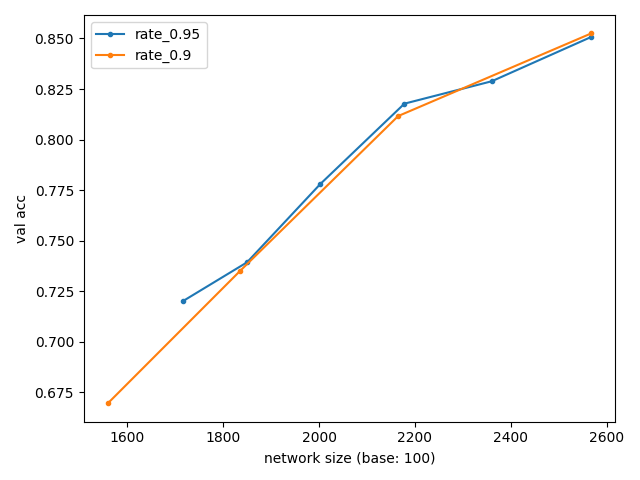

Write the Python code that produced this figure.
import os
import sys
import re
import torch
import torch.nn as nn
import torch.optim as optim
import matplotlib.pyplot as plt
import torch.nn.functional as F
import torchvision.models as models
import torchvision.transforms as transforms

from glob import glob
from PIL import Image
from architecuture import StudentNet

class MyDataset(torch.utils.data.Dataset):
    def __init__(self, folderName, transform = None):
        self.transform = transform
        self.data, self.label = [], []

        for img_path in sorted(glob(folderName + '/*.jpg')):
            try:
                class_idx = int(re.findall(re.compile(r'\d+'), img_path)[1])
            except:
                class_idx = 0

            image = Image.open(img_path)
            image_fp = image.fp
            image.load()
            image_fp.close()

            self.data.append(image)
            self.label.append(class_idx)

    def __len__(self):
        return len(self.data)

    def __getitem__(self, idx):
        if torch.is_tensor(idx):
            idx = idx.tolist()
        image = self.data[idx]
        if self.transform:
            image = self.transform(image)
        return image, self.label[idx]

def get_dataloader(mode = 'training', batch_size = 32, data_dir = './food-11'):
    assert mode in ['training', 'testing', 'validation']
    dataset = MyDataset(os.path.join(data_dir, mode), transform = trainTransform if mode == 'training' else testTransform)
    dataloader = torch.utils.data.DataLoader(dataset, batch_size = batch_size, shuffle = (mode == 'training'))
    return dataloader

def network_slimming(old_model, new_model):
    params = old_model.state_dict()
    new_params = new_model.state_dict()
    
    selected_idx = []
    for i in range(8):
        importance = params[f'cnn.{i}.1.weight']
        old_dim = len(importance)
        new_dim = len(new_params[f'cnn.{i}.1.weight'])
        ranking = torch.argsort(importance, descending = True)
        selected_idx.append(ranking[:new_dim])

    now_processed = 1
    for (name, p1), (name2, p2) in zip(params.items(), new_params.items()):
        if name.startswith('cnn') and p1.size() != torch.Size([]) and now_processed != len(selected_idx):
            if name.startswith(f'cnn.{now_processed}.3'):
                now_processed += 1

            if name.endswith('3.weight'):
                if len(selected_idx) == now_processed:
                    new_params[name] = p1[:,selected_idx[now_processed-1]]
                else:
                    new_params[name] = p1[selected_idx[now_processed]][:,selected_idx[now_processed-1]]
            else:
                new_params[name] = p1[selected_idx[now_processed]]
        else:
            new_params[name] = p1

    new_model.load_state_dict(new_params)
    return new_model

def run_epoch(dataloader, update = True, alpha = 0.5):
    total_num, total_hit, total_loss = 0, 0, 0
    for now_step, batch_data in enumerate(dataloader):
        optimizer.zero_grad()
        inputs, labels = batch_data
        inputs, labels = inputs.cuda(), labels.cuda()
  
        logits = net(inputs)
        loss = criterion(logits, labels)
        if update:
            loss.backward()
            optimizer.step()

        total_hit += torch.sum(torch.argmax(logits, dim = 1) == labels).item()
        total_num += len(inputs)
        total_loss += loss.item() * len(inputs)

    return (total_loss / total_num), (total_hit / total_num)

if __name__ == '__main__':
    data_dir = sys.argv[1]
    student_model = sys.argv[2]

    trainTransform = transforms.Compose([
        transforms.RandomCrop(256, pad_if_needed = True, padding_mode = 'symmetric'),
        transforms.RandomHorizontalFlip(),
        transforms.RandomRotation(15),
        transforms.ToTensor(),
    ])
    testTransform = transforms.Compose([
        transforms.CenterCrop(256),
        transforms.ToTensor(),
    ])

    batch_size = 32
    print('reading training data ...')
    train_dataloader = get_dataloader('training', batch_size = batch_size, data_dir = data_dir)
    print('reading validation data ...')
    valid_dataloader = get_dataloader('validation', batch_size = batch_size, data_dir = data_dir)

    nepoch = 5
    prun_n = [6, 4]
    width_mult = [0.95, 0.9]
    
    plt.figure()
    plt.xlabel('network size (base: 100)')
    plt.ylabel('val acc')
    
    print('start network pruning ...')
    for net_n in range(2):
        size, val_acc = [], []
        net = StudentNet().cuda()
        net.load_state_dict(torch.load(student_model))

        now_width_mult = 1
        criterion = nn.CrossEntropyLoss()
        optimizer = optim.AdamW(net.parameters(), lr = 1e-3)

        for tuning in range(prun_n[net_n]):
            new_net = StudentNet(width_mult = now_width_mult).cuda()
            net = network_slimming(net, new_net)
            best_acc = 0
            
            for epoch in range(nepoch):
                net.train()
                train_loss, train_acc = run_epoch(train_dataloader, update = True)
                net.eval()
                valid_loss, valid_acc = run_epoch(valid_dataloader, update = False)

                if valid_acc > best_acc:
                    best_acc = valid_acc
                
                print('rate {:6.4f} || epoch {:>3d}: train loss: {:6.4f}, acc {:6.4f} | valid loss: {:6.4f}, acc {:6.4f}'.format(
                    now_width_mult, tuning, train_loss, train_acc, valid_loss, valid_acc))

            val_acc.append(best_acc)
            size.append(int(sum(p.numel() for p in net.parameters()) / 100))
            now_width_mult *= width_mult[net_n]

        plt.plot(size, val_acc, marker = '.')

    plt.legend(['rate_0.95', 'rate_0.9'], loc = 'best')
    plt.tight_layout()
    plt.savefig('pruning.png')